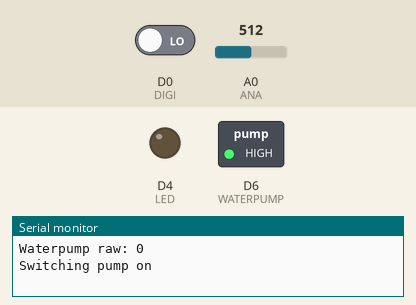
The sketch below on a simulated ESP8266 (NodeMCU). On the bench: switched loads named in the sketch (green lamp = pin HIGH), output pins drawn as LEDs (lit = HIGH), the last lines printed to the serial monitor. The test bench sets the inputs (shaded band); at power-on: A0 (ANA) = 512, D0 (DIGI) LOW.

Above: at 5.8 s.
5.9 s: A0 (ANA) set to 312
11.9 s: A0 (ANA) set to 289
At 16.2 s:
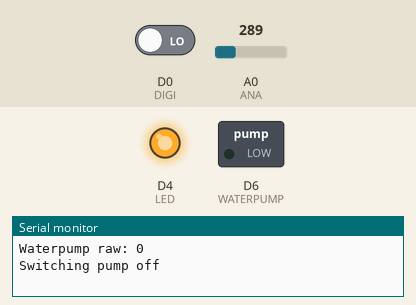
17.9 s: A0 (ANA) set to 306
At 21.3 s:
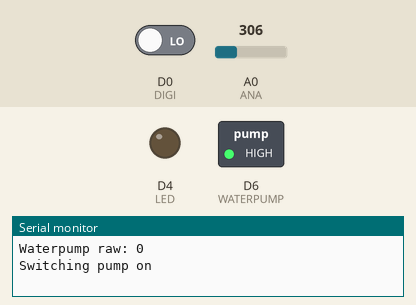
23.9 s: A0 (ANA) set to 290
At 26.3 s:
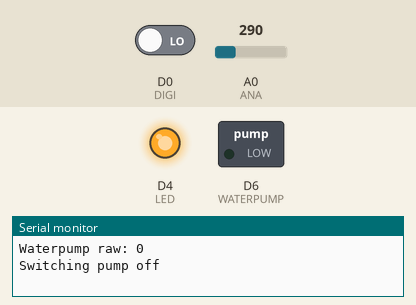
Timing chart, 0 to 27.8 s (numbered marks = the images above; inputs shaded):
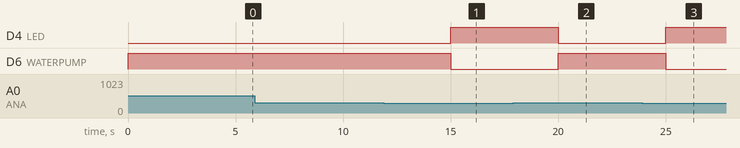

The sketch:

SelfWateringPlantTest.ino
```cpp
#define ANA A0
#define DIGI D0
#define WATERPUMP D6
#define LED D4 // Use built-in LED which connected to D4 pin or GPIO 2

double analogValue = 0.0;
int digitalValue = 0;
int waterpumpValue = 0;
double analogVolts = 0.0;
unsigned long timeHolder = 0;
int counter = 0;
int max_count = 5;

void setup() {
  // put your setup code here, to run once:
  pinMode(ANA, INPUT);
  pinMode(DIGI, INPUT);
  pinMode(WATERPUMP, OUTPUT);
  pinMode(LED, OUTPUT);
  Serial.begin(115200);
  Serial.println("Test");
}

void loop() {
  analogValue = analogRead(ANA);
  digitalValue = digitalRead(DIGI);

  // Serial data
  Serial.print("Analog raw: ");
  Serial.println(analogValue);
  Serial.print("Digital raw: ");
  Serial.println(digitalValue);
  Serial.print("Waterpump raw: ");
  Serial.println(waterpumpValue);
  if(analogValue > 300)
  {
    if(counter < max_count)
    {
      counter ++;
      Serial.println("Switching pump on");
      digitalWrite(WATERPUMP, true);
      digitalWrite(LED, LOW);   // Turn the LED on because the LED is active low
    }
    else
    {
      Serial.println("Pump overload, switching off");
      digitalWrite(LED, HIGH);  // Turn the LED off because the LED is active low
    }
  }
  else
  {
    counter = 0;
    Serial.println("Switching pump off");
    digitalWrite(WATERPUMP, false);
    digitalWrite(LED, HIGH);  // Turn the LED off because the LED is active low
  }
  Serial.println(" ");
  delay(5000);
}
```

Measured:
- the behaviour switches between 301 and 300 on A0 (ANA) (found by bisection; images 0 and 1)
- after the input at 11.9 s, D4 (LED): LOW → HIGH after 3.1 s; D6 (WATERPUMP): HIGH → LOW after 3.1 s
- after the input at 17.9 s, D4 (LED): HIGH → LOW after 2.1 s; D6 (WATERPUMP): LOW → HIGH after 2.1 s
- after the input at 23.9 s, D4 (LED): LOW → HIGH after 1.1 s; D6 (WATERPUMP): HIGH → LOW after 1.1 s
